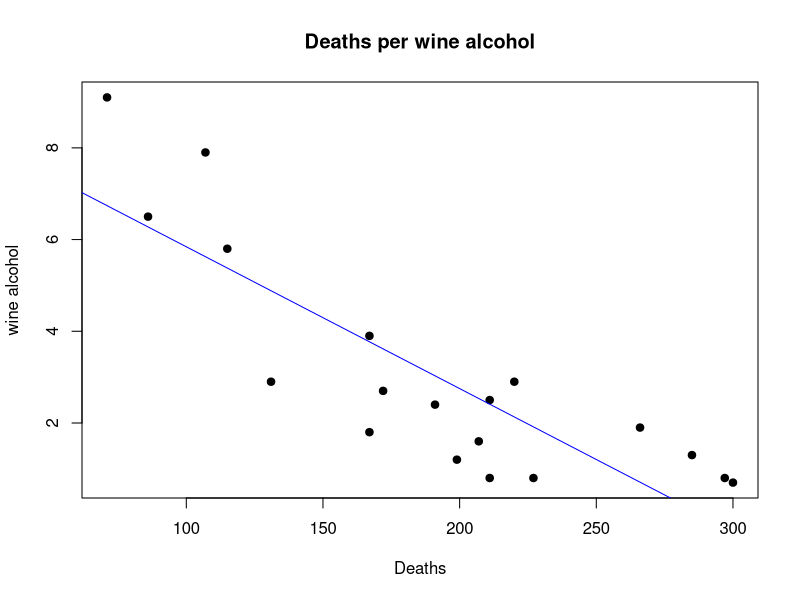
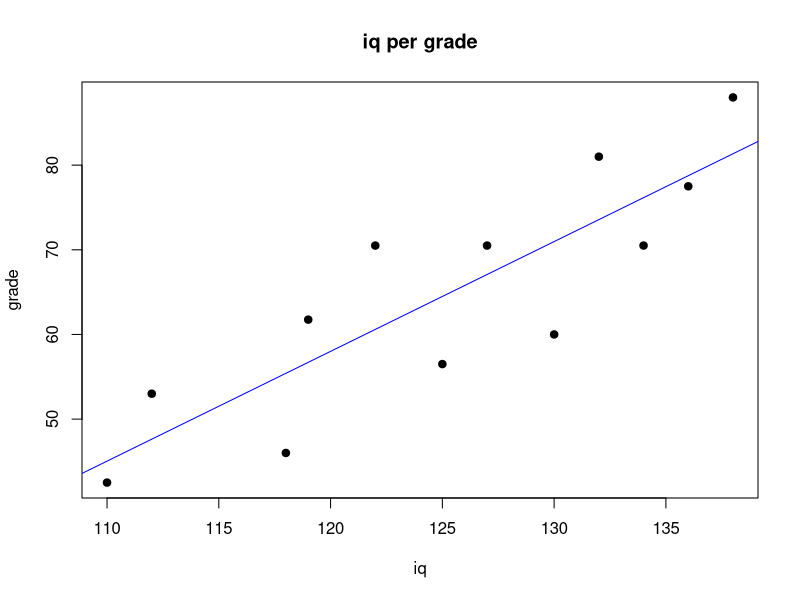

These figures' R source, in order:
## ---- chunk 1
alcohol = read.table("alcool.dat", header = T)
alcohol

## ---- chunk 2
wine_a = alcohol$Alcool_din_vin
deaths = alcohol$Decese_datorate_afectiunilor_cardiace
wine_a
deaths
## ---- chunk 3
# Ex. 1
plot(deaths, wine_a, main="Deaths per wine alcohol", xlab="Deaths", ylab="wine alcohol", frame=TRUE, pch=19)
abline(lm(wine_a ~ deaths), col = "blue")
## ---- chunk 4
x = lm(wine_a ~ deaths)
summary(x)
## ---- chunk 5
studentiq = read.table("iq.dat", header = T)
iq = studentiq$IQ
grade = studentiq$Nota
studentiq
## ---- chunk 6
# Ex. 2
plot(iq, grade, main="iq per grade", xlab="iq", ylab="grade", frame=TRUE, pch=19)
abline(lm(grade ~ iq), col = "blue")
## ---- chunk 7
y = lm(grade ~ iq)
summary(y)
## ---- chunk 8
y$coefficients
a = as.numeric(y$coefficients[1])
b = as.numeric(y$coefficients[2])
a + 115 * b
a + 130 * b
## ---- chunk 9
# Ex. 3
f = function(m, a, b, xmin, xmax, sigma) {
  x = runif(m, xmin, xmax)
  eps = rnorm(m, 0, sigma^2)
  return(list(x, a + b * x + eps))
}
f(4, 1, 2, 3, 4, 5)
## ---- chunk 10
# Ex. 4
g = function(x, y) {
  n = length(y)
  z = lm(y ~ x)
  a = as.numeric(z$coefficients[1])
  b = as.numeric(z$coefficients[2])
  cat("ahat = ", a, "\n")
  cat("bhat = ", b, "\n")
  
  yhat = a + b * x
  diff = yhat - y
  
  mse = sum(diff ^ 2)
  sumx = sum(x ^ 2) ^ 0.5
  sumx2 = sum((x - mean(x)) ^ 2)
  
  sb =mse ^ 0.5 / (n - 2)
  
  t = qt(0.975, n - 2)
  
  e1 = t * sb / sumx
  e2 = t * sb * ((1 / n +  mean(x) / (sumx)) ^ 0.5)
  
  cat("b =  (", b - e1, ", ", b + e1, ")",  "\n")
  cat("a = (", a - e2, ", ", a + e2, ")",  "\n")
}
g(c(100, 200, 300, 400,400,400,500, 600, 700), c(40, 50, 50, 70,120,0,65, 65, 80))
## ---- chunk 11
# Ex. 5
"a)"
r =  f(100, 10, 0.8, -200, 200, 1.5)
g(r[[1]], r[[2]])
"b)"
r =  f(10, 10, 0.8, -5, 5, 1)
g(r[[1]], r[[2]])
"c)"
r =  f(10000, 10, 0.8, -5, 5, 1)
g(r[[1]], r[[2]])
"d)"
r =  f(10, 10, 0.8, 5, 5.2, 1)
g(r[[1]], r[[2]])
"e)"
r =  f(10000, 10, 0.8, 5, 5.2, 1)
g(r[[1]], r[[2]])
"f)"
r =  f(10, 10, 0.8, 5, 5.2, 0.01)
g(r[[1]], r[[2]])
